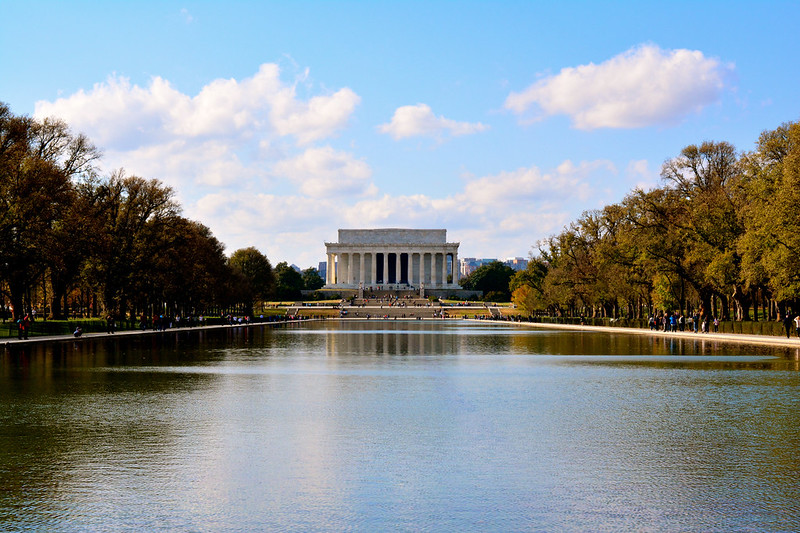
#> input picture images/washington.jpg, 800 x 533 px
$ jupyter execute --allow-errors quantize_algorithms.ipynb   (shell and % lines are left out)
#> lines starting #> are read from the running program, lines starting #| are printed output that depends on the picture
<h1>Table of Contents<span class="tocSkip"></span></h1>
<div class="toc"><ul class="toc-item"><li><span><a href="#Quantização-de-cores" data-toc-modified-id="Quantização-de-cores-1"><span class="toc-item-num">1&nbsp;&nbsp;</span>Quantização de cores</a></span><ul class="toc-item"><li><span><a href="#Imagem-original-e-cores" data-toc-modified-id="Imagem-original-e-cores-1.1"><span class="toc-item-num">1.1&nbsp;&nbsp;</span>Imagem original e cores</a></span></li><li><span><a href="#Quantização-aleatória" data-toc-modified-id="Quantização-aleatória-1.2"><span class="toc-item-num">1.2&nbsp;&nbsp;</span>Quantização aleatória</a></span></li><li><span><a href="#Experimentando:-Quantização-pelas-cores-mais-frequentes" data-toc-modified-id="Experimentando:-Quantização-pelas-cores-mais-frequentes-1.3"><span class="toc-item-num">1.3&nbsp;&nbsp;</span>Experimentando: Quantização pelas cores mais frequentes</a></span></li><li><span><a href="#Experimentando:-Quantização-com-limiar-constante" data-toc-modified-id="Experimentando:-Quantização-com-limiar-constante-1.4"><span class="toc-item-num">1.4&nbsp;&nbsp;</span>Experimentando: Quantização com limiar constante</a></span></li><li><span><a href="#Quantização-com-K-Means" data-toc-modified-id="Quantização-com-K-Means-1.5"><span class="toc-item-num">1.5&nbsp;&nbsp;</span>Quantização com K-Means</a></span></li></ul></li></ul></div>

# Computação gráfica: Trabalho A1

Aluna: Fernanda Scovino

Referências:

- [Color quantization using K-Means](https://lmcaraig.com/color-quantization-using-k-means) (adaptação do código)
- [Imagem - Prof. Thales Vieira, Instituto de Matemática, UFA](http://www.ic.ufal.br/professor/thales/icg/Aula3.pdf)

----

## Quantização de cores

Procedimento utilizado para discretização do espaço de cores (podendo esse ser originalmente finito ou infinito).

### Imagem original e cores

[cell 1]
import matplotlib.image as mpimg
import matplotlib.pyplot as plt

plt.figure(figsize=(15,15))
# Leitura da imagem
img = mpimg.imread('../images/washington.jpg')
#> img is the input picture: shape (533, 800, 3); mean R, G, B 134.3, 144.8, 151.2
# Plot da imagem no suporte
imgplot = plt.imshow(img)
plt.show()

* Qual o tamanho da imagem?

[cell 2]
img.shape # A imagem possui 533 x 800 pixels (i.e. unidades de cor)
#> Out = (533, 800, 3)

* Quantas cores únicas temos na imagem?

[cell 3]
import numpy as np

def count_colors(img, lenght=True):
    """
    Conta o número de cores únicas (RGB) na imagem.
    """
#> called with lenght = True

    if len(img.shape) > 2:

        width, height, depth = img.shape
#> width = 533; height = 800; depth = 3

        # Redimensionando o suporte da imagem de R^2 para R
        img = np.reshape(img, (width * height, depth))

    # Selecionando as cores únicas (set)
    colors = set([tuple(i) for i in img])
#> colors = 102927 items

    if lenght:
        print('Total de cores na imagem:', len(colors))
#| Total de cores na imagem: 102927
    else:
        colors = np.array(list(colors))
        return colors

[cell 4]
count_colors(img)

### Quantização aleatória

[cell 5]
from sklearn.metrics import pairwise_distances_argmin
from sklearn.utils import shuffle

def quantize_shuffle(img, n_colors, metric='euclidean'):

#> called with n_colors = 20, metric = 'euclidean'
    width, height, depth = img.shape
#> width = 533; height = 800; depth = 3

    # Redimensionando o suporte da imagem de R^2 para R
    flatten_img = np.reshape(img, (width * height, depth))

    # Selecionando um a paleta aleatória
    palette = shuffle(flatten_img)[:n_colors]
#> palette = 20 rows, first 8: [138, 152, 181], [36, 37, 6], [164, 169, 188], [152, 154, 175], [231, 229, 230], [191, 194, 203], [35, 31, 0], [180, 205, 246]

    # Busca pela cor mais próxima na paleta
    labels = pairwise_distances_argmin(flatten_img, palette, metric=metric)

    # Redistribui as cores no suporte
    quantized_raster = np.reshape(palette[labels], (width, height, palette.shape[1]))
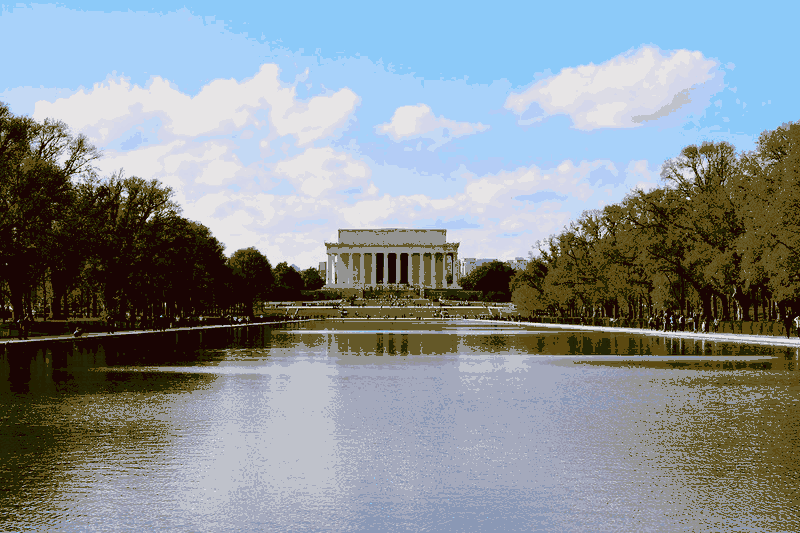
#> quantized_raster: shape (533, 800, 3); mean of channels 0, 1, 2 137.1, 145.1, 149.3; drawn as R, G, B

    return quantized_raster

[cell 6]
img_compress = quantize_shuffle(img, 20, metric='euclidean')

* Agora temos uma imagem comprimida com 20 cores

[cell 7]
count_colors(img_compress)
#| Total de cores na imagem: 20

[cell 8]
plt.figure(figsize=(15,15))
imgplot = plt.imshow(img_compress)
plt.show()

[cell 9]
from PIL import Image

im = Image.fromarray(img_compress)
im.save("../images/qtz_aleatoria.jpg")

### Experimentando: Quantização pelas cores mais frequentes

[cell 10]
width, height, depth = img.shape
#> width = 533; height = 800; depth = 3
reshaped_raster = np.reshape(img, (width * height, depth))

[cell 11]
from collections import Counter

count_freq = Counter([tuple(i) for i in reshaped_raster])
#> count_freq = 102927 items
count_freq.most_common(20)

[cell 12]
def quantize_freq(img, n_colors, metric='euclidean'):

#> called with n_colors = 64, metric = 'euclidean'
    width, height, depth = img.shape
#> width = 533; height = 800; depth = 3

    # Redimensionando o suporte da imagem de R^2 para R
    flatten_img = np.reshape(img, (width * height, depth))

    # Selecionando uma paleta com as n cores mais frequentes
    count_freq = Counter([tuple(i) for i in reshaped_raster])
#> count_freq = 102927 items
    palette = np.array([i[0] for i in count_freq.most_common(n_colors)])
#> palette = 64 rows, first 8: [161, 215, 251], [0, 0, 0], [1, 0, 0], [163, 216, 250], [151, 210, 250], [166, 216, 251], [160, 214, 250], [4, 0, 0]

    # Busca pela cor mais próxima na paleta
    labels = pairwise_distances_argmin(reshaped_raster, palette, metric)

    # Redistribui as cores no suporte
    quantized_raster = np.reshape(palette[labels], (width, height, len(palette[0])))

    return quantized_raster

#> (a cell that did not finish here is left out)

[cell 14]
plt.figure(figsize=(15,15))
#> (the rest of this cell did not finish here and is left out)

[cell 15]
from PIL import Image

#> (the rest of this cell did not finish here and is left out)

### Experimentando: Quantização com limiar constante

[cell 16]
def quantize_fixed_lim(raster, limit, metric='euclidean'):

#> called with limit = array of shape (3,), metric = 'euclidean'
    width, height, depth = img.shape

    # Redimensionando o suporte da imagem de R^2 para R
    flatten_img = np.reshape(img, (width * height, depth))

    palette = list(filter(lambda cel: np.all(cel > limit), flatten_img))
#> palette = 39057 items
    palette = count_colors(np.array(palette), lenght=False)
#> in count_colors (call 3), `colors = np.array(list(colors))`: colors = 2458 rows, first 8: [141, 197, 255], [128, 192, 253], [187, 213, 255], [187, 205, 251], [171, 217, 253], [230, 238, 255], [229, 239, 251], [168, 210, 252]
#> palette has the same summary as colors in count_colors
    print('Número de cores na paleta:', len(palette))
#| Número de cores na paleta: 2458

    # Busca pela cor mais próxima na paleta
    labels = pairwise_distances_argmin(reshaped_raster, palette, metric)

    # Redistribui as cores no suporte
    quantized_raster = np.reshape(palette[labels], (width, height, len(palette[0])))

    return quantized_raster

* Testando para as cores mais azuis (B > 250):

[cell 17]
threshold = np.array([0,0,250])
#> (the rest of this cell did not finish here and is left out)

[cell 18]
plt.figure(figsize=(15,15))
#> (the rest of this cell did not finish here and is left out)

[cell 19]
from PIL import Image

#> (the rest of this cell did not finish here and is left out)

* Agora o mesmo para o mais verde (G > 250):

[cell 20]
threshold = np.array([0,250,0])
#> (the rest of this cell did not finish here and is left out)

#> in count_colors (call 4), `colors = np.array(list(colors))`: colors = 155 rows, first 8: [255, 254, 255], [253, 253, 245], [255, 252, 248], [255, 253, 213], [235, 251, 255], [255, 254, 212], [255, 255, 219], [255, 254, 221]
#> in quantize_fixed_lim (call 2), `palette = count_colors(np.array(palette), lenght=False)`: palette has the same summary as colors in count_colors
#| Número de cores na paleta: 155

[cell 21]
plt.figure(figsize=(15,15))
#> (the rest of this cell did not finish here and is left out)

[cell 22]
from PIL import Image

#> (the rest of this cell did not finish here and is left out)

* E para o vermelho (R > 250):

[cell 23]
threshold = np.array([250,0,0])
#> (the rest of this cell did not finish here and is left out)

#> in count_colors (call 5), `colors = np.array(list(colors))`: colors = 760 rows, first 8: [253, 220, 166], [251, 221, 219], [255, 249, 204], [255, 246, 217], [255, 238, 213], [251, 241, 206], [251, 244, 202], [252, 247, 244]
#> in quantize_fixed_lim (call 3), `palette = count_colors(np.array(palette), lenght=False)`: palette has the same summary as colors in count_colors
#| Número de cores na paleta: 760

[cell 24]
plt.figure(figsize=(15,15))
#> (the rest of this cell did not finish here and is left out)

[cell 25]
from PIL import Image

#> (the rest of this cell did not finish here and is left out)

### Quantização com K-Means

[cell 26]
import numpy as np
from sklearn import cluster

def quantize_kmeans(img, n_colors):

#> called with n_colors = 20
    width, height, depth = img.shape

    # Redimensionando o suporte da imagem de R^2 para R
    flatten_img = np.reshape(img, (width * height, depth))

    # Busca pelas cores para formar a paleta (cria os grupos)
    model = cluster.KMeans(n_clusters=n_colors)

    # Seleciona os grupos de cada ponto
    labels = model.fit_predict(flatten_img)

    # Seleciona as cores dos centróides de ccada grupo
    palette = model.cluster_centers_

    # Redistribui as cores no suporte de acordo com seu grupo
    quantized_raster = np.reshape(palette[labels], (width, height, palette.shape[1]))

    return quantized_raster

[cell 27]
img_kmeans = quantize_kmeans(img, 20)

[cell 28]
plt.figure(figsize=(15,15))
imgplot = plt.imshow(img_kmeans.astype(int))
plt.show()
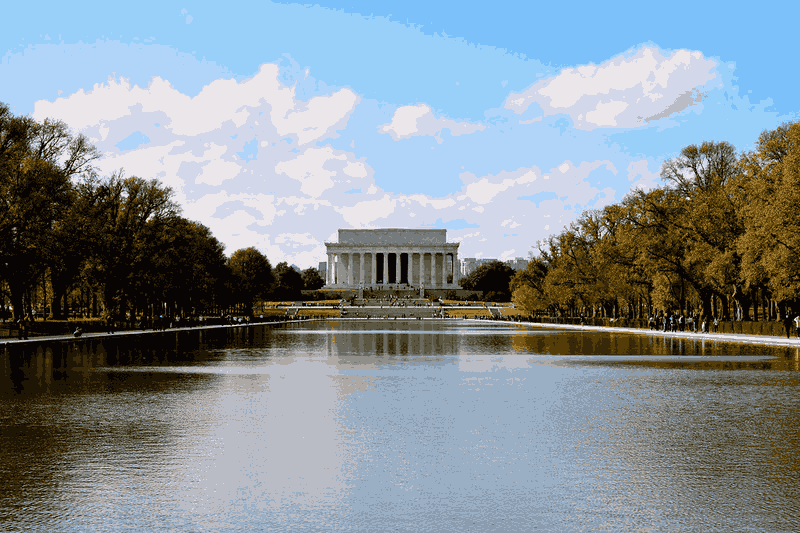
#> shown: shape (533, 800, 3); mean R, G, B 133.8, 144.3, 150.7

[cell 29]
img_kmeans = img_kmeans.astype(int)
